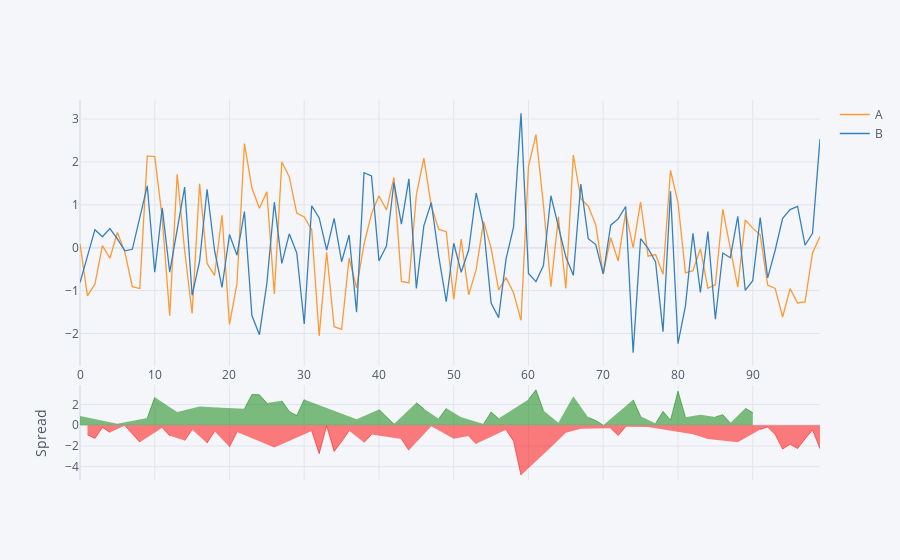

Here is the notebook cell this chart was saved with:
### Markdown cell above
## Spread Plot

### Code cell
df[['A','B']].iplot(kind='spread');
